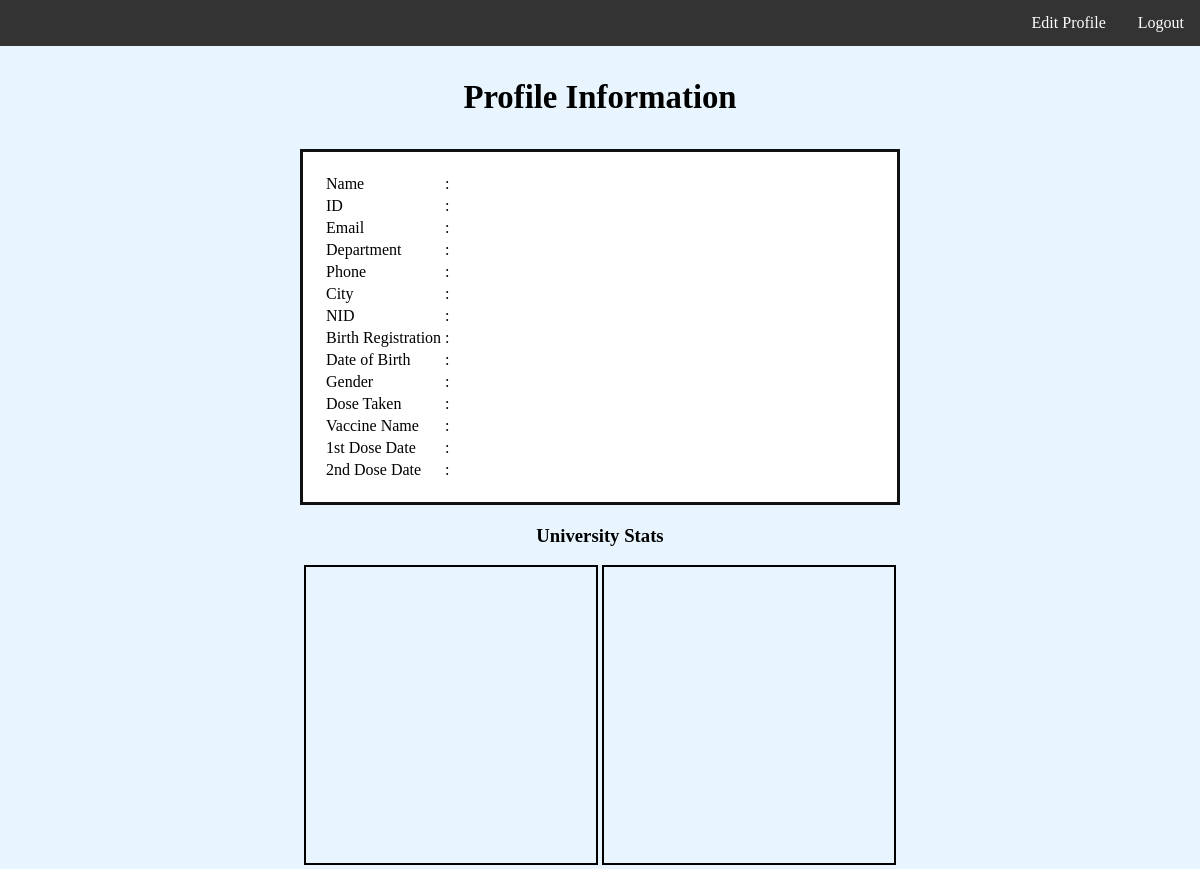
The app's page /profile.php (signed in), older data.
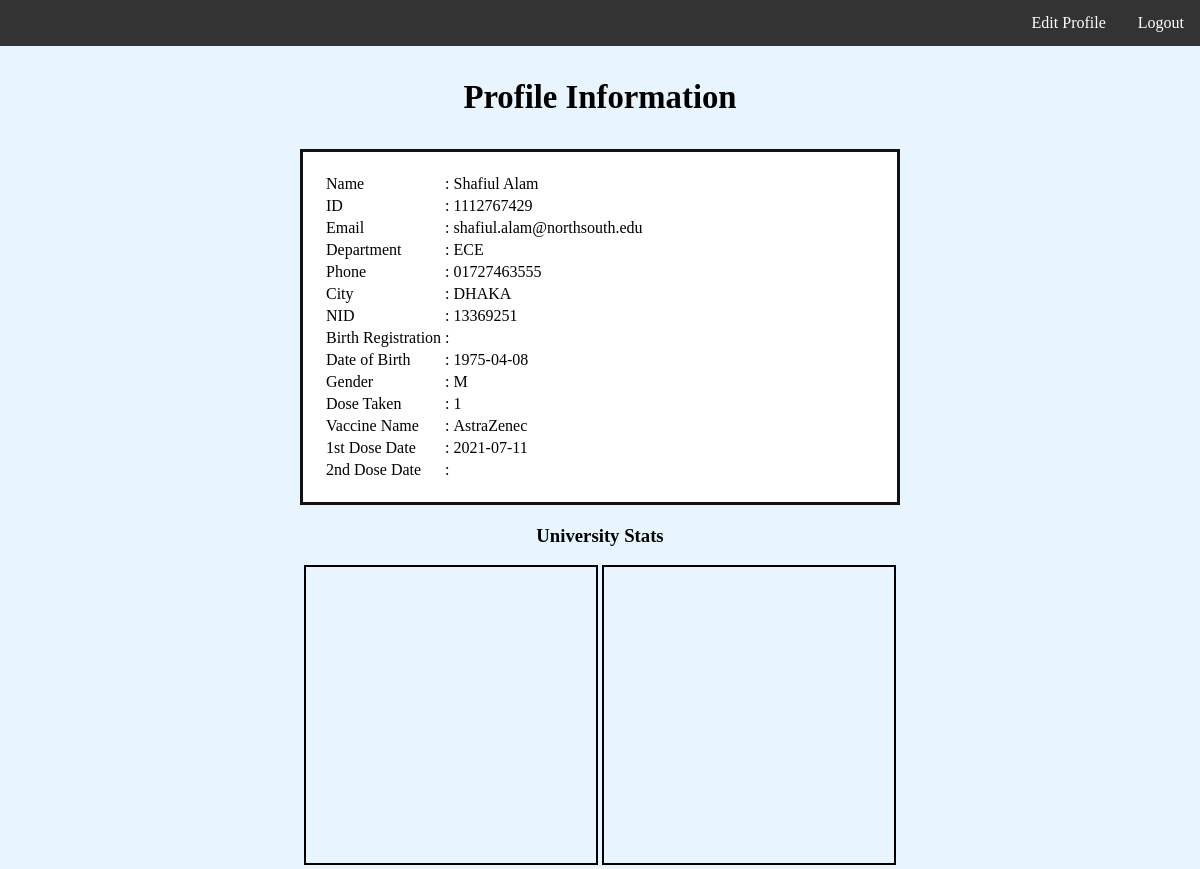
The same page, newer data.
### tables this page shows
CREATE TABLE `staff` (
  `staffId` bigint(10) NOT NULL,
  `dno` int(5) DEFAULT NULL,
  `vaxId` int(5) DEFAULT 0,
  `designationId` int(5) DEFAULT 0,
  `doseTaken` int(1) DEFAULT 0,
  `firstDose` date DEFAULT NULL,
  `secondDose` date DEFAULT NULL,
  `password` varchar(10) NOT NULL,
  `name` varchar(40) NOT NULL,
  `nsuMail` varchar(40) NOT NULL,
  `phone` varchar(11) DEFAULT NULL,
  `city` varchar(10) DEFAULT NULL,
  `NID` varchar(16) DEFAULT NULL,
  `DOB` date DEFAULT NULL,
  `birthRegNo` varchar(16) DEFAULT NULL,
  `gender` varchar(1) NOT NULL
);

CREATE TABLE `department` (
  `dno` int(5) NOT NULL,
  `dname` varchar(20) DEFAULT NULL
);

CREATE TABLE `vax` (
  `vaxId` int(5) NOT NULL,
  `vaxName` varchar(20) NOT NULL,
  `companyId` int(5) DEFAULT NULL
);

### connectionsingleton.php (called while the page is built, shortened)
<?php
    class connectionSingleton {
        private static $con = null;
        private function __construct(){
            self::$con = new mysqli("localhost", "root", "", "nsuvax");
        }
        public static function getConnection(){
            return self::$con;
        }
    }
?>

### dbmanager.php (called while the page is built, shortened)
<?php
    require_once('connectionsingleton.php');
    class dbmanager{
        private $con = null;
        public function __construct(){
            $this->con = connectionSingleton::getConnection();
        }
        function getStaffProfile($id){
            $qry = "SELECT name,deName AS 'designation',d.dname AS 'dept',staffId,nsuMail,doseTaken,firstDose,secondDose,v.vaxName,phone,city,NID,DOB,birthRegNo,gender
                    FROM staff s
                    JOIN department d
                    ON(s.dno=d.dno)
                    JOIN designation de
                    ON(s.designationId=de.designationId)
                    JOIN vax v
                    ON(s.vaxId=v.vaxId)
                    WHERE staffId = $id";
            $result = $this->con->query($qry);
            $row = $result->fetch_assoc();
            return $row;
        }
    }
?>

### profile.php (the view, shortened to what this page needs)
<?php
    require_once("dbmanager.php");
    $db = new dbmanager();
    $sp = null;
    if($_SESSION['userType'] === 'student'){
        $sp = $db->getStudentProfile($_SESSION['id']);
    }else{
        $sp = $db->getStaffProfile($_SESSION['id']);
    }
?>
<html>
    <head>
        <link rel="stylesheet" href="./CSS/profile.css">
    </head>
    <body>
        <ul>
            <li class="right-li"><a id="logout">Logout</a></li>
            <li class="right-li"><a href="updateprofile.php">Edit Profile</a></li>
        </ul>
        <div class="main">
            <h3>Profile Information</h3>
            <div class="card">
                <table>
                    <tbody>
                        <tr>
                            <td>Name</td>
                            <td>:</td>
                            <td><?php echo $sp['name'];?></td>
                        </tr>
                        <tr>
                            <td>ID</td>
                            <td>:</td>
                            <td>
                                <?php
                                    if($_SESSION['userType'] === 'student'){
                                        echo $sp['nsuId'];
                                    }else{
                                        echo $sp['staffId'];
                                    }
                                ?>
                            </td>
                        </tr>
                        <tr>
                            <td>Email</td>
                            <td>:</td>
                            <td><?php echo $sp['nsuMail'];?></td>
                        </tr>
                        <tr>
                            <td>Department</td>
                            <td>:</td>
                            <td><?php echo $sp['dept'];?></td>
                        </tr>
                        <tr>
                            <td>Phone</td>
                            <td>:</td>
                            <td><?php echo $sp['phone'];?></td>
                        </tr>
                        <tr>
                            <td>City</td>
                            <td>:</td>
                            <td><?php echo $sp['city'];?></td>
                        </tr>
                        <tr>
                            <td>NID</td>
                            <td>:</td>
                            <td><?php echo $sp['NID'];?></td>
                        </tr>
                        <tr>
                            <td>Birth Registration</td>
                            <td>:</td>
                            <td><?php echo $sp['birthRegNo'];?></td>
                        </tr>
                        <tr>
                            <td>Date of Birth</td>
                            <td>:</td>
                            <td><?php echo $sp['DOB'];?></td>
                        </tr>
                        <tr>
                            <td>Gender</td>
                            <td>:</td>
                            <td><?php echo $sp['gender'];?></td>
                        </tr>
                        <tr>
                            <td>Dose Taken</td>
                            <td>:</td>
                            <td><?php echo $sp['doseTaken'];?></td>
                        </tr>
                        <tr>
                            <td>Vaccine Name</td>
                            <td>:</td>
                            <td><?php echo $sp['vaxName'];?></td>
                        </tr>
                        <tr>
                            <td>1st Dose Date</td>
                            <td>:</td>
                            <td><?php echo $sp['firstDose'];?></td>
                        </tr>
                        <tr>
                            <td>2nd Dose Date</td>
                            <td>:</td>
                            <td><?php echo $sp['secondDose'];?></td>
                        </tr>
                    </tbody>
                </table>
            </div>
        </div>
        <h3 align="center">University Stats</h3>
        <div id="piechart">
            <div id="piechart1"></div>
            <div id="piechart2"></div>
        </div>
    </body>
</html>

### CSS/profile.css (style rules this page uses)
body { margin:0; padding:0; background-color: #e8f5ff; }
ul { list-style-type: none; margin: 0; padding: 0; overflow: hidden; background-color: #333; }
.right-li { float: right; }
li a { display: block; color: white; text-align: center; padding: 14px 16px; text-decoration: none; }
.main { margin: 0 auto; margin-top: 2%; font-size: 28px; padding: 0 10px; width: 50%; text-align: center; }
.main .card { background-color: #fff; border: solid #111; height: auto; margin-bottom: 20px; padding: 20px 0 20px 20px; }
#piechart { margin: 0 auto; margin-top: 10px; width: 50%; text-align: center; }
#piechart1 { width: 49%; height: 300px; border: 2px solid black; box-sizing: border-box; display: inline-block; }
#piechart2 { width: 49%; height: 300px; border: 2px solid black; box-sizing: border-box; display: inline-block; }

Row changes from the older to the newer data that the page shows:
now on this page (row edited): staff: name "Shafiul Alam", staffId "1112767429", nsuMail "shafiul.alam@northsouth.edu", dno.dname "ECE", phone "01727463555", city "DHAKA", NID "13369251", DOB "1975-04-08", gender "M", doseTaken "1", vaxId.vaxName "AstraZenec", firstDose "2021-07-11"
